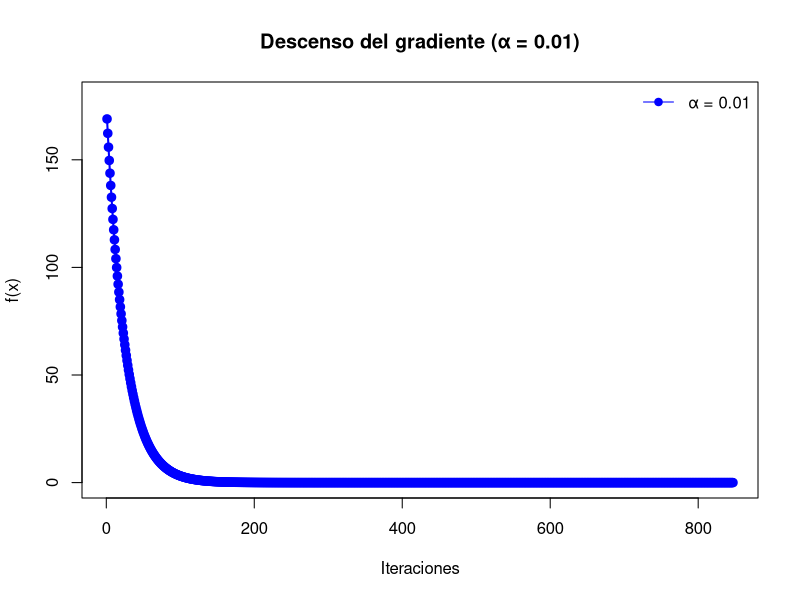
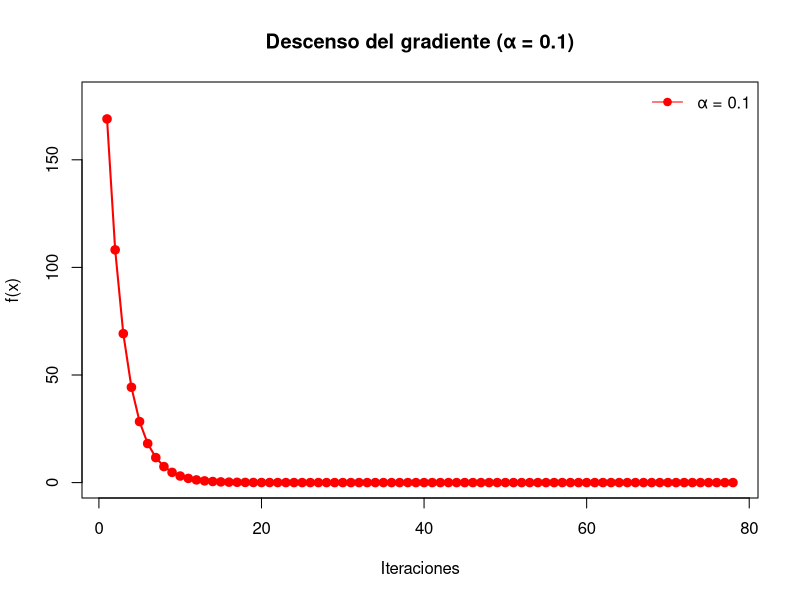
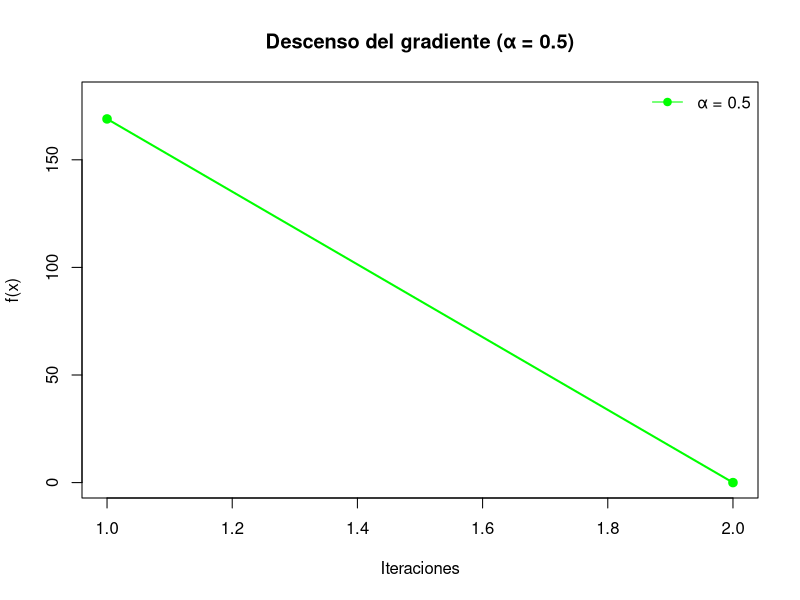
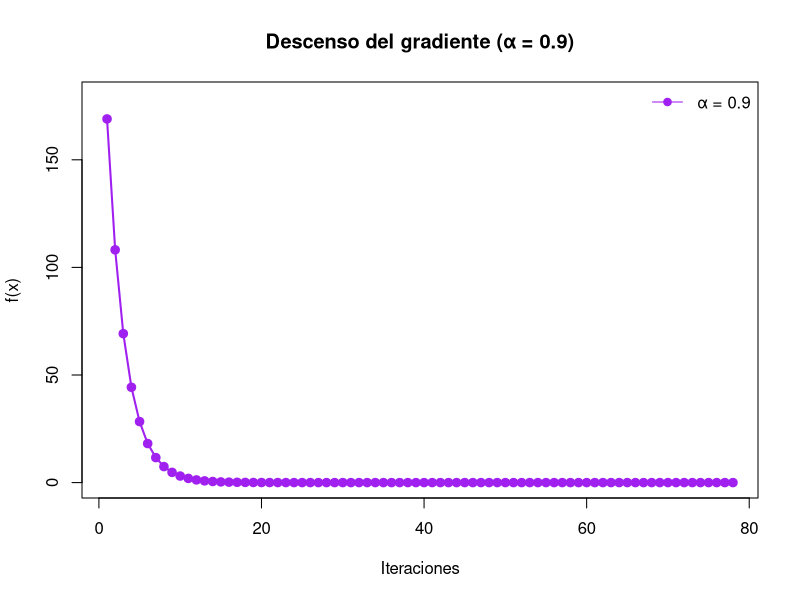

Write the R code that produced these figures, in order.
  # Función objetivo correcta
f <- function(x) {
  return((x - 3)^2)
}

# Gradiente correcto
grad_f <- function(x) {
  return(2 * (x - 3))
}

# Parámetros
alphas <- c(0.01, 0.1, 0.5, 0.9)
max_iter <- 1000
tol <- 1e-6

# Lista para guardar resultados
resultados <- list()

# Descenso del gradiente para cada alpha
for (alpha in alphas) {
  x_actual <- -10
  f_hist <- numeric()
  
  for (i in 1:max_iter) {
    f_hist <- c(f_hist, f(x_actual))
    x_nuevo <- x_actual - alpha * grad_f(x_actual)
    
    # Actualizar antes del corte para evitar inconsistencia
    x_actual <- x_nuevo
    
    # Verificar criterio de detención
    if (abs(grad_f(x_actual)) < tol) {
      f_hist <- c(f_hist, f(x_actual))  # guardar valor final
      break
    }
  }
  
  resultados[[paste0("alpha_", alpha)]] <- list(
    iteraciones = i,
    minimo = f(x_actual),
    x = x_actual,
    f_hist = f_hist
  )
}

resumen <- data.frame(
  alpha = alphas,
  iteraciones = sapply(resultados, function(r) r$iteraciones),
  x_min = round(sapply(resultados, function(r) r$x), 6),
  f_min = formatC(sapply(resultados, function(r) r$minimo), format = "e", digits = 6)
)

rownames(resumen) <- names(resultados)
print(resumen)


# Gráficos individuales para cada alpha

# alpha = 0.01
png("graf_alpha_001.png", width=800, height=600)
plot(resultados[["alpha_0.01"]]$f_hist, type = "o", col = "blue", pch = 19, lwd = 2,
     xlab = "Iteraciones", ylab = "f(x)",
     main = "Descenso del gradiente (α = 0.01)",
     ylim = c(0, max(resultados[["alpha_0.01"]]$f_hist) + 10))
legend("topright", legend = "α = 0.01", col = "blue", pch = 19, lty = 1, bty = "n")
dev.off()

# alpha = 0.1
png("graf_alpha_01.png", width=800, height=600)
plot(resultados[["alpha_0.1"]]$f_hist, type = "o", col = "red", pch = 19, lwd = 2,
     xlab = "Iteraciones", ylab = "f(x)",
     main = "Descenso del gradiente (α = 0.1)",
     ylim = c(0, max(resultados[["alpha_0.1"]]$f_hist) + 10))
legend("topright", legend = "α = 0.1", col = "red", pch = 19, lty = 1, bty = "n")
dev.off()

# alpha = 0.5
png("graf_alpha_05.png", width=800, height=600)
plot(resultados[["alpha_0.5"]]$f_hist, type = "o", col = "green", pch = 19, lwd = 2,
     xlab = "Iteraciones", ylab = "f(x)",
     main = "Descenso del gradiente (α = 0.5)",
     ylim = c(0, max(resultados[["alpha_0.5"]]$f_hist) + 10))
legend("topright", legend = "α = 0.5", col = "green", pch = 19, lty = 1, bty = "n")
dev.off()

# alpha = 0.9
png("graf_alpha_09.png", width=800, height=600)
plot(resultados[["alpha_0.9"]]$f_hist, type = "o", col = "purple", pch = 19, lwd = 2,
     xlab = "Iteraciones", ylab = "f(x)",
     main = "Descenso del gradiente (α = 0.9)",
     ylim = c(0, max(resultados[["alpha_0.9"]]$f_hist) + 10))
legend("topright", legend = "α = 0.9", col = "purple", pch = 19, lty = 1, bty = "n")
dev.off()